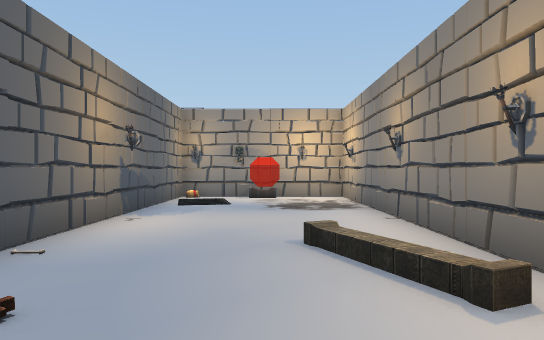
[1] (above)

14 first-person views from a walk through a scene from a Unity 3-D project. The camera is 1.4 m above the floor, looks level and sees 70° across. The floor is counted in squares, 2 m on a side. Each view is taken from the middle of a square. On the plan, view 1 faces up. The plan holds only what a view shows up to about 11 squares ahead; the rest is blank. The place goes on beyond the plan. The player character is not drawn. Some animated figures are left out. Some surface patterns are stand-ins.

[2]
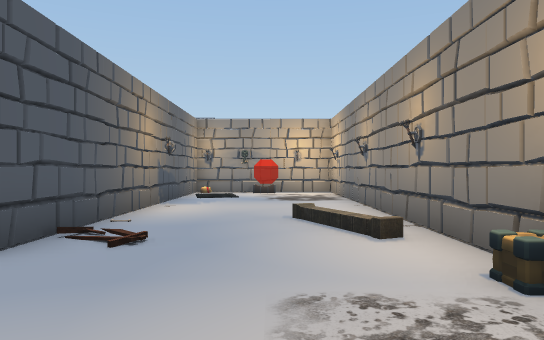

[3]
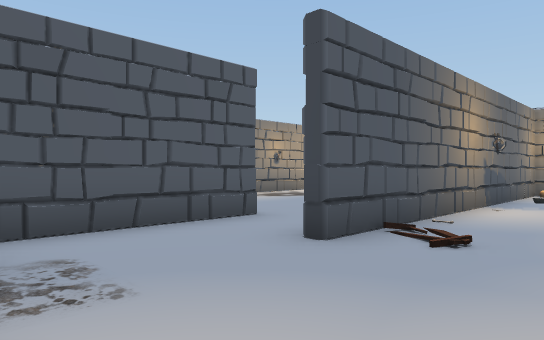

[4]
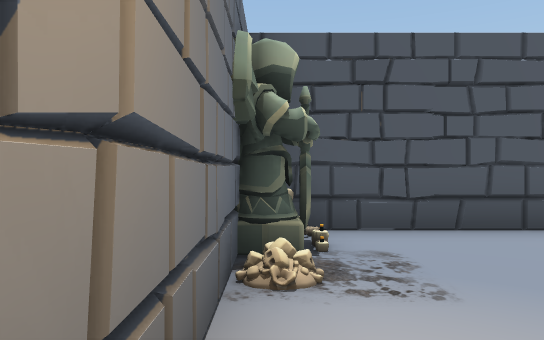

[5]
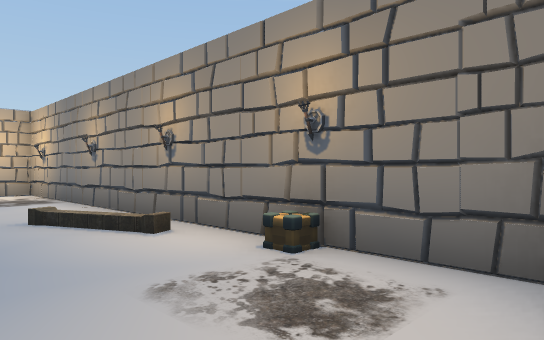

[6]
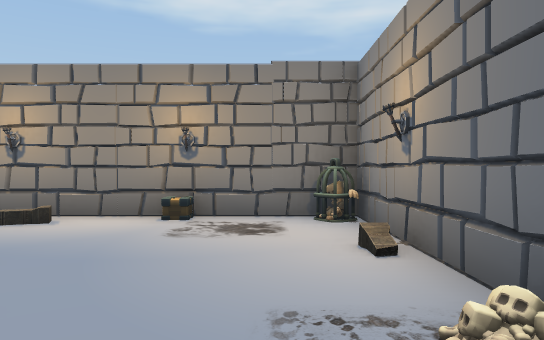

[7]
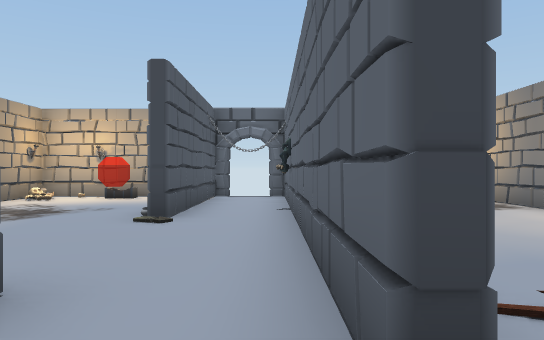

[8]
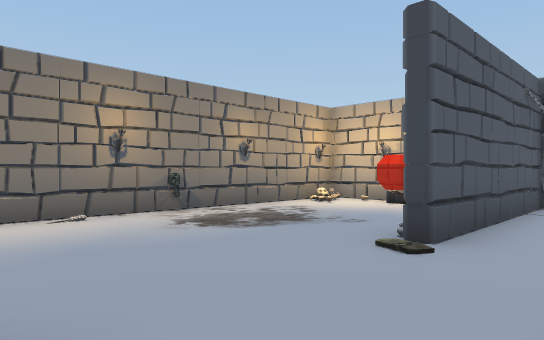

[9]
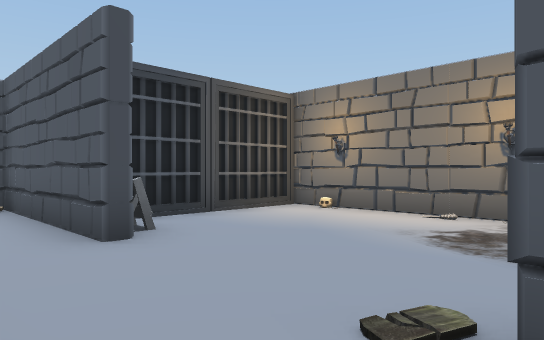

[10]
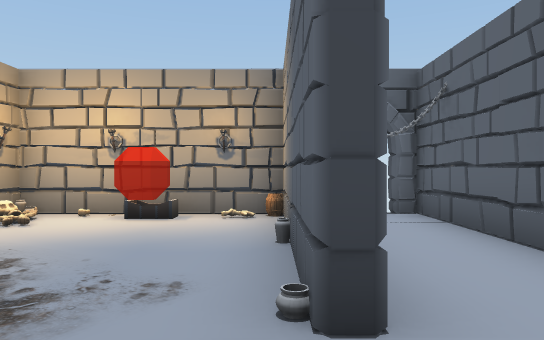

[11]
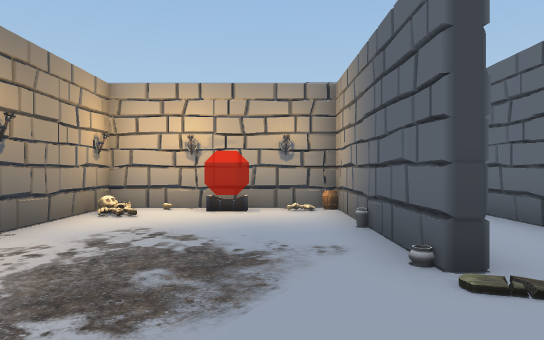

[12]
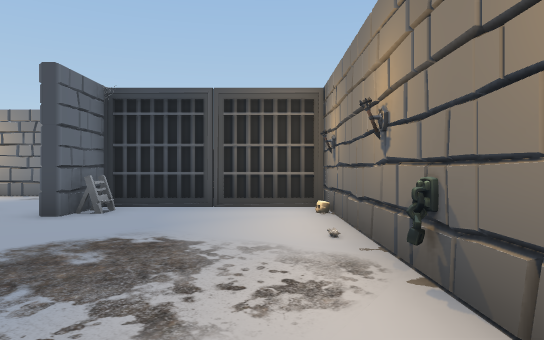

[13]
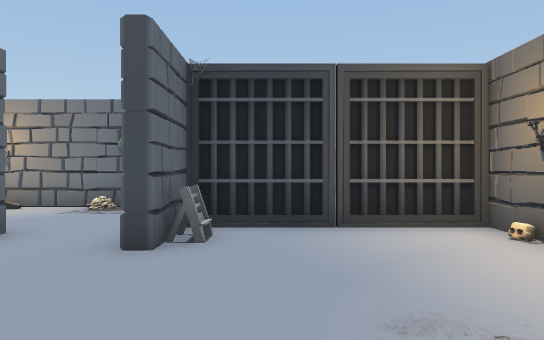

[14]
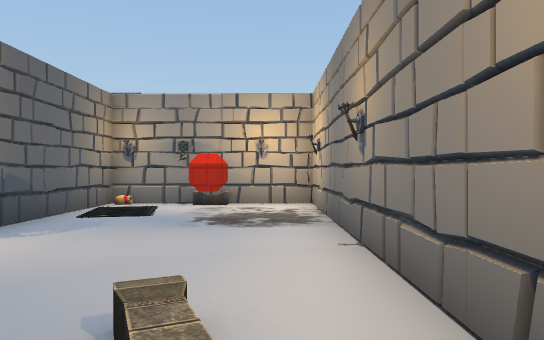

### Floor plan
Key: @ floor where view 1 was taken; # wall or solid block; . main floor; : floor 0.25 m higher than the main floor; / step, stairs or slope; B box; C cage; A barrel; O other object.
Columns run from 9 left of view 1 to 2 right of it. Each row starts with its distance up from view 1.
 11 ####   ###
 10 #O..A..#.###
  9 #...#..#...#
  8 #...#..#...#
  7 #//.#..#...#
  6 #.::#..#...#
  5 #.:/...#...#
  4 #./....#...#
  3 #......#...#
  2 #...O..#...#
  1 #...#......#
  0 #####....@.B
 -1     #......#
 -2      O#...C#
 -3       ######

Where each view was taken, in squares from view 1:
view 1: 0 up, 0 right, facing up
view 2: 2 down, 0 right, facing up
view 3: 2 down, 0 right, facing up-left
view 4: 2 down, 0 right, facing left
view 5: 2 down, 1 left, facing up-right
view 6: 1 down, 4 left, facing right
view 7: 0 up, 3 left, facing up
view 8: 2 up, 3 left, facing up-left
view 9: 6 up, 3 left, facing down-left
view 10: 4 up, 5 left, facing up
view 11: 3 up, 6 left, facing up
view 12: 8 up, 8 left, facing down
view 13: 6 up, 6 left, facing down
view 14: 2 up, 1 right, facing up
